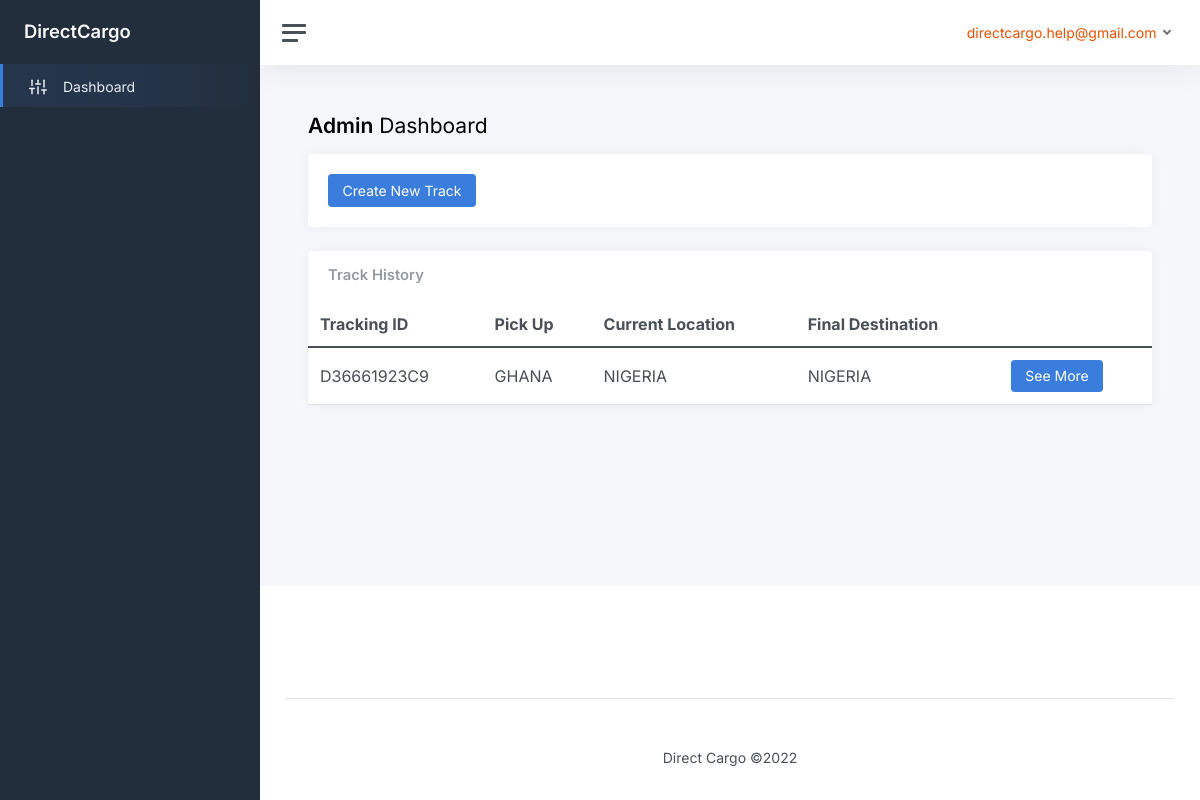
The app's page /dashboard/tracks/account.php (signed in) with its own data.
### tables this page shows
CREATE TABLE `admincontrol` (
  `admin_id` int(11) NOT NULL,
  `admin_fullname` text NOT NULL,
  `admin_email` varchar(30) DEFAULT NULL,
  `admin_password` varchar(30) DEFAULT NULL,
  `admin_phno` varchar(14) NOT NULL
);

CREATE TABLE `tracks` (
  `track_no` int(11) NOT NULL,
  `admin_id` int(30) NOT NULL,
  `tracking_id` varchar(11) NOT NULL,
  `to_location` text NOT NULL,
  `from_location` text NOT NULL,
  `current_location` text NOT NULL,
  `goods_description` text NOT NULL,
  `freight_type` text NOT NULL,
  `status` text NOT NULL,
  `amount` int(11) NOT NULL,
  `to_country` text NOT NULL,
  `from_country` text NOT NULL,
  `weight` int(11) NOT NULL,
  `ship_date` date NOT NULL DEFAULT current_timestamp(),
  `delivery_date` date NOT NULL DEFAULT current_timestamp(),
  `receiver_name` text NOT NULL,
  `receiver_phone_number` varchar(20) NOT NULL,
  `sender_name` text NOT NULL
);

### dashboard/tracks/account.php (the view, shortened to what this page needs)
<?php
    include "nne/connect.php";
    if (isset($_SESSION['loggedIn_cust_id'])) {
        $id = $_SESSION['loggedIn_cust_id'];
        $sql1 = "SELECT * FROM admincontrol WHERE admin_id=".$id;
        $result1 = $conn->query($sql1);
        $row1 = $result1->fetch_assoc();
        $sql0 = "SELECT * FROM tracks WHERE admin_id ='$id' ORDER BY track_no DESC";
    }
?>
<!DOCTYPE html>
<html lang="en">
<head>
	<link href="css/app.css" rel="stylesheet">
</head>
<body>
	<div class="wrapper">
		<nav id="sidebar" class="sidebar js-sidebar">
			<div class="sidebar-content js-simplebar">
				<a class="sidebar-brand" href="index.html">
          <span class="align-middle">DirectCargo</span>
        </a>
				<ul class="sidebar-nav">
					<li class="sidebar-item active">
						<a class="sidebar-link" href="account.php">
              <i class="align-middle" data-feather="sliders"></i> <span class="align-middle">Dashboard</span>
            </a>
					</li>
		</nav>
		<div class="main">
			<nav class="navbar navbar-expand navbar-light navbar-bg">
				<a class="sidebar-toggle js-sidebar-toggle">
          <i class="hamburger align-self-center"></i>
        </a>
				<div class="navbar-collapse collapse">
					<ul class="navbar-nav navbar-align">
						<li class="nav-item dropdown">
							<a class="nav-link dropdown-toggle d-none d-sm-inline-block" href="#" data-bs-toggle="dropdown">
               <span  style="color:#e65100;"> <?php echo $row1["admin_email"] ?> </span>
              </a>
						</li>
					</ul>
				</div>
			</nav>
			<main class="content">
				<div class="container-fluid p-0">
					<h1 class="h3 mb-3"><strong>Admin</strong> Dashboard</h1>
					<div class="row">
						<div class="col-12">
							<div class="card">
								<div class="card-body">
								<a href="createtrack.php">	<button class="btn btn-primary">Create New Track</button></a>
								</div>
							</div>
						</div>
					</div>
					<div class="row">
						<div class="col-12 col-lg-12 col-xxl-12 d-flex">
							<div class="card flex-fill">
								<div class="card-header">
									<h5 class="card-title mb-0">Track History</h5>
								</div>
								<table class="table table-hover my-0">
								<?php
            $result = $conn->query($sql0);
            if ($result->num_rows > 0) {?>
								<thead>
										<tr>
											<th>Tracking ID</th>
											<th class="d-none d-xl-table-cell">Pick Up</th>
											<th class="d-none d-xl-table-cell">Current Location</th>
											<th class="d-none d-xl-table-cell">Final Destination</th>
											<th class="d-none d-xl-table-cell"></th>
										</tr>
									</thead>
									<?php
            while($row = $result->fetch_assoc()) {
                ?>
                                        <tbody>
											<tr>
											<td class="text-uppercase"><?php echo $row["tracking_id"]?></td>
											<td class="d-none d-xl-table-cell text-uppercase"><?php echo $row["from_country"]?></td>
											<td class="d-none d-md-table-cell text-uppercase"><?php echo $row["current_location"]?></td>
											<td class="d-none d-xl-table-cell text-uppercase"><?php echo $row["to_country"]?></td>
											<td >
											<a href="trackdetails.php?trackingid=<?php echo $row["tracking_id"]?>">
											<button class="btn btn-primary">See More</button>
			</a>
										</td>
										</tr>
                                        </tbody>
                                    <?php } ?>
                                    </table>
                                    <?php
            } else {  ?>
                <h3 class="text-muted">No tracking order yet</h3>
            <?php }
            $conn->close(); ?>
							</div>
						</div>
					</div>
				</div>
			</main>
			<footer class="footer">
				<div class="container-fluid">
				<div class="row pt-5 mt-5 text-center">
          <div class="col-md-12">
            <div class="border-top pt-5">
            <p>
            Direct Cargo &copy;<script>document.write(new Date().getFullYear());</script>
            </p>
            </div>
          </div>
        </div>
				</div>
			</footer>
		</div>
	</div>
</body>
</html>

### records on screen
admincontrol: admin_email "directcargo.help@gmail.com"
tracks: tracking "D36661923C9", from_country "GHANA", current_location "NIGERIA", to_country "NIGERIA"
